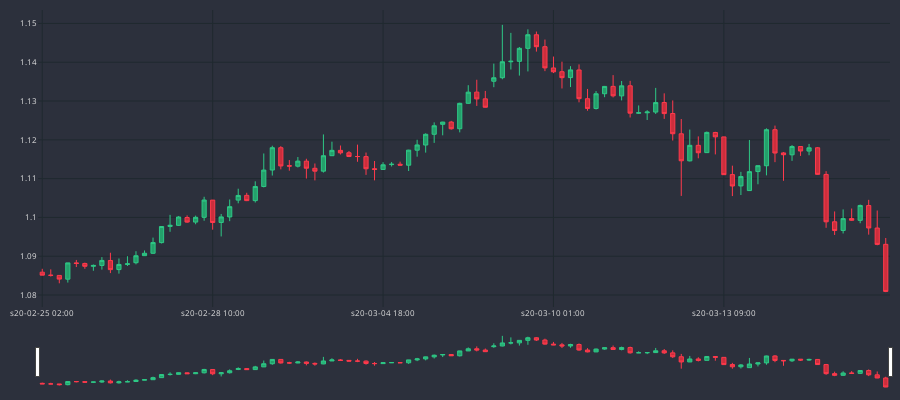

Notebook code for this chart:
### Code cell
cp=CandlePlot(df_plot)
cp.show_plot()
